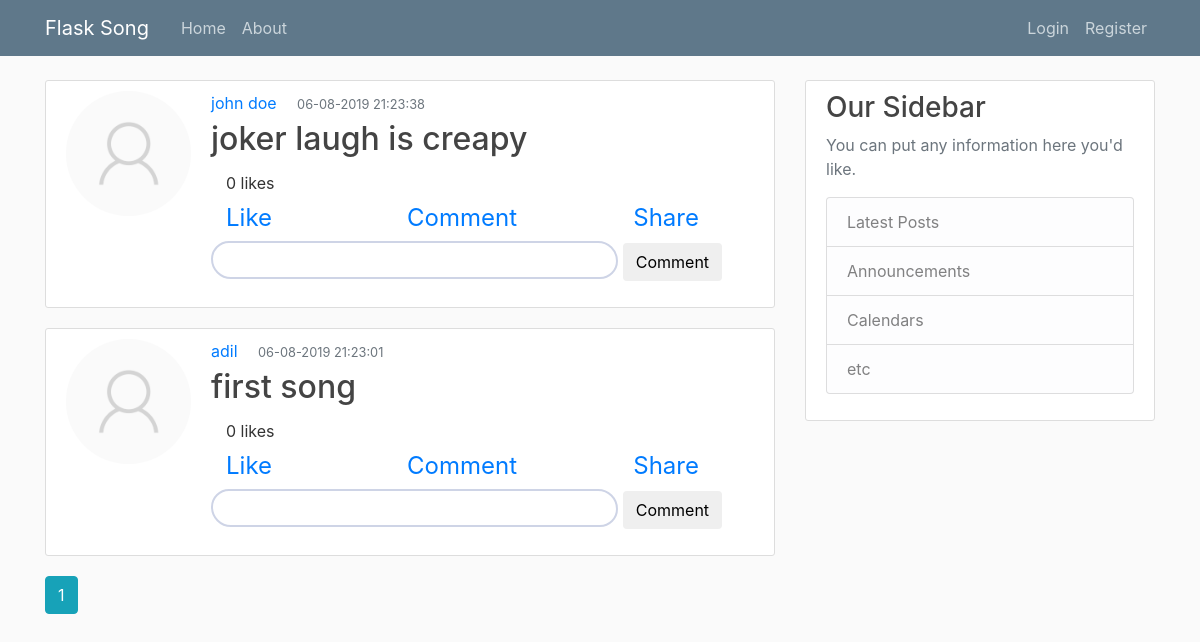
The page /home on the database its author committed.
### flasksong/models.py (models this page shows, shortened)
class Post(db.Model):
	id = db.Column(db.Integer, primary_key=True)
	title = db.Column(db.String(100), nullable=False)
	date_posted = db.Column(db.DateTime, nullable=False, default=datetime.now)
	song_file = db.Column(db.String(20), nullable=False)
	likes = db.Column(db.Integer, nullable=False, default=0)
	user_id = db.Column(db.Integer, db.ForeignKey('user.id'), nullable=False)
	comments_on_post = db.relationship('Comments_on_post', backref='author2', lazy=True)

class User(db.Model, UserMixin):
    id = db.Column(db.Integer, primary_key=True)
    username = db.Column(db.String(20), unique=True, nullable=False)
    email = db.Column(db.String(120), unique=True, nullable=False)
    image_file = db.Column(db.String(20), nullable=False, default='default.png')
    password = db.Column(db.String(60), nullable=False)
    posts = db.relationship('Post', backref='author', lazy=True)
    comments_on_post_user = db.relationship('Comments_on_post', backref='author', lazy=True)
    followers_following = db.relationship('Followers_following', backref='author', lazy=True)

### flasksong/routes.py (the view)
@app.route("/")
@app.route("/home", methods=['GET', 'POST'])
def home():
	page = request.args.get('page', 1, type=int)
	post_id = request.args.get('post_id', type=int)
	posts = Post.query.order_by(Post.date_posted.desc()).paginate(page=page, per_page=5)
	comments_model = Comments_on_post.query.order_by(Comments_on_post.date_posted.desc())
	form = CommentForm()
	if form.validate_on_submit() and current_user.is_authenticated:
		comments_on_post_obj = Comments_on_post(comments=form.commnt.data, author=current_user, postID=post_id)
		db.session.add(comments_on_post_obj)
		db.session.commit()
		flash('Your comment has been submitted!', 'success')
	return render_template('home.html', form=form, posts=posts, comments_model=comments_model)

### flasksong/forms.py
class CommentForm(FlaskForm):
    commnt = StringField('Comment', validators=[DataRequired()])
    submit = SubmitField('Comment')

### flasksong/templates/home.html (shortened to what this page needs)
{% extends "layout.html" %}
{% block content %}
    {% for post in posts.items %}
        <article class="media content-section">
		<img class="article-image account-img" src="{{ url_for('static', filename='profile_pics/' + post.author.image_file) }}">
          <div class="media-body">
            <div class="article-metadata">
              <a class="mr-3" href="{{ url_for('user_posts', username=post.author.username) }}">{{ post.author.username }}</a>
              <small class="text-muted">{{ post.date_posted.strftime('%d-%m-%Y %X') }}</small>
            </div>
            <h2><a class="article-title" href="{{ url_for('post', post_id=post.id) }}">{{ post.title }}</a></h2>
            <div class="article-metadata">
		 </div>
		<div class="article-metadata">
			<div class="col-sm-4 col-sm-offset-4">
		 		{{ post.likes }} likes
		</div>
		</div>
		<div class="article-metadata">
		<div class="container">
		  <div class="row">
		    <div class="col-sm">
		      <a class="mr-2" href="{{ url_for('likes_incr', post_id=post.id) }}"><span id="cmnt-sec">Like</span></a>
		    </div>
		    <div class="col-5">
		      <a class="mr-2" href="#"><span id="cmnt-sec">Comment</span></a>
		    </div>
		    <div class="col-3">
		      <a class="mr-2" href="#"><span id="cmnt-sec">Share</span></a>
		    </div>
		  </div>
		</div>
		</div>
	<form method="POST" action="{{ url_for('home', post_id=post.id) }}">
		        <fieldset class="form-group">
		            {% if form.commnt.errors %}
		                {{ form.commnt(id="ip4") }}
		                <div class="invalid-feedback">
		                    {% for error in form.commnt.errors %}
		                        <span>{{ error }}</span>
		                    {% endfor %}
		                </div>
		            {% else %}
		                {{ form.commnt(id="ip4") }}
		        	{{ form.submit(class="btn inputGroup-sizing-sm") }}
		            {% endif %}
		        </div>
        </article>
    {% endfor %}
	{% for page_num in posts.iter_pages(left_edge=1, right_edge=1, left_current=1, right_current=2) %}
      {% if page_num %}
        {% if posts.page == page_num %}
          <a class="btn btn-info mb-4" href="{{ url_for('home', page=page_num) }}">{{ page_num }}</a>
        {% else %}
          <a class="btn btn-outline-info mb-4" href="{{ url_for('home', page=page_num) }}">{{ page_num }}</a>
        {% endif %}
      {% else %}
        ...
      {% endif %}
	{% endfor %}
{% endblock content %}

### flasksong/templates/layout.html (shortened to what this page needs)
<!DOCTYPE html>
<html>
<head>
    <link rel="stylesheet" href="https://maxcdn.bootstrapcdn.com/bootstrap/4.0.0/css/bootstrap.min.css">
    <link rel="stylesheet" type="text/css" href="{{ url_for('static', filename='main.css') }}">
    <link rel="stylesheet" type="text/css" href="https://cdn.jsdelivr.net/gh/greghub/green-audio-player/dist/css/green-audio-player.min.css">
</head>
<body>
    <header class="site-header">
      <nav class="navbar navbar-expand-md navbar-dark bg-steel fixed-top">
        <div class="container">
          <a class="navbar-brand mr-4" href="/">Flask Song</a>
          <div class="collapse navbar-collapse" id="navbarToggle">
            <div class="navbar-nav mr-auto">
              <a class="nav-item nav-link" href="{{ url_for('home') }}">Home</a>
              <a class="nav-item nav-link" href="{{ url_for('about') }}">About</a>
            </div>
            <div class="navbar-nav">
              {% if current_user.is_authenticated %}
                <a class="nav-item nav-link" href="{{ url_for('new_post') }}">New Post</a>
                <a class="nav-item nav-link" href="{{ url_for('account') }}">Account</a>
                <a class="nav-item nav-link" href="{{ url_for('logout') }}">Logout</a>
              {% else %}
                <a class="nav-item nav-link" href="{{ url_for('login') }}">Login</a>
                <a class="nav-item nav-link" href="{{ url_for('register') }}">Register</a>
              {% endif %}
            </div>
          </div>
        </div>
      </nav>
    </header>
    <main role="main" class="container">
      <div class="row">
        <div class="col-md-8">
          {% block content %}{% endblock %}
        </div>
        <div class="col-md-4">
          <div class="content-section">
            <h3>Our Sidebar</h3>
            <p class='text-muted'>You can put any information here you'd like.
              <ul class="list-group">
                <li class="list-group-item list-group-item-light">Latest Posts</li>
                <li class="list-group-item list-group-item-light">Announcements</li>
                <li class="list-group-item list-group-item-light">Calendars</li>
                <li class="list-group-item list-group-item-light">etc</li>
              </ul>
            </p>
          </div>
        </div>
      </div>
    </main>
</body>
</html>

### flasksong/static/main.css (style rules this page uses)
body { background: #fafafa; color: #333333; margin-top: 5rem; }
h1, h2, h3, h4, h5, h6 { color: #444444; }
.bg-steel { background-color: #5f788a; }
.site-header .navbar-nav .nav-link { color: #cbd5db; }
.content-section { background: #ffffff; padding: 10px 20px; border: 1px solid #dddddd; border-radius: 3px; margin-bottom: 20px; }
.article-title { color: #444444; }
.article-metadata { padding-bottom: 1px; margin-bottom: 4px; border-bottom: 1px solid #e3e3e3 border-radius: 50%; }
.account-img { height: 125px; width: 125px; margin-right: 20px; margin-bottom: 16px; border-radius: 50%; }
#ip4 { border-radius: 45px 50px 45px; border: 2.5px solid #ced4e6; padding: 17px; width: 75%; height: 10px; }
#cmnt-sec { font-size:150%; }

### rows shown on the page
Post: image_file (placeholder picture), author.username "john doe", date_posted "06-08-2019 21:23:38", title "joker laugh is creapy", likes "0"
Post: image_file (placeholder picture), author.username "adil", date_posted "06-08-2019 21:23:01", title "first song", likes "0"

### other values the page prints
{{ page_num }} "1"
